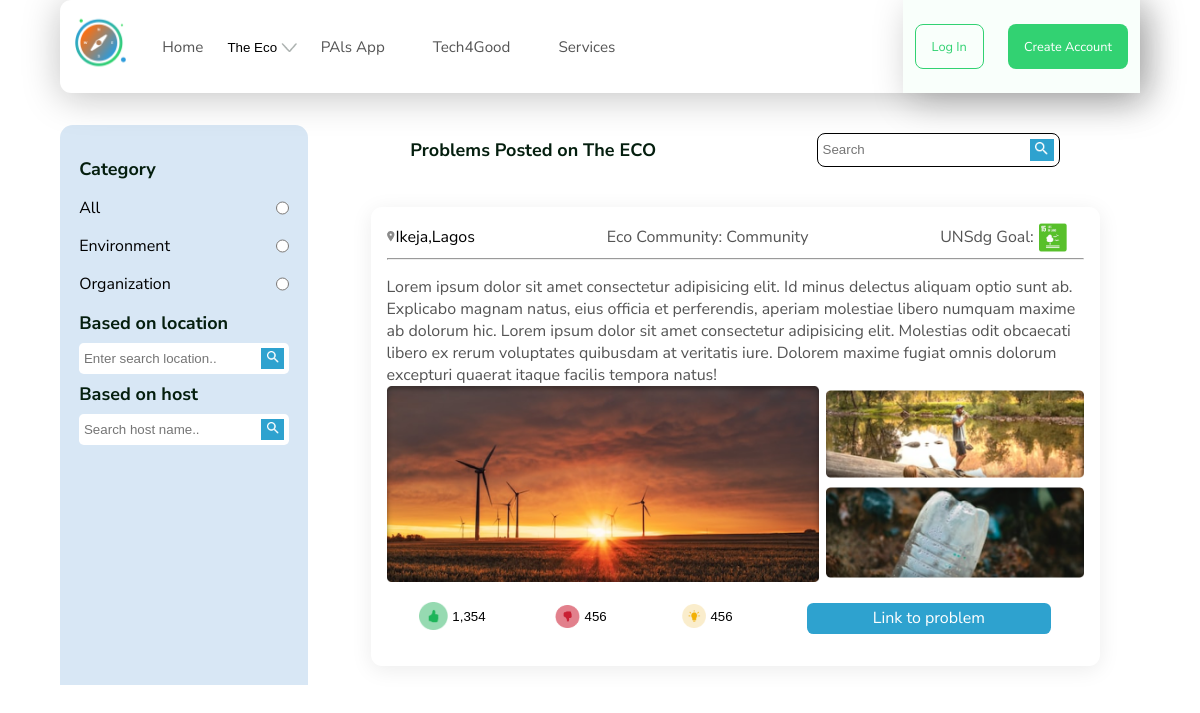
The page /problem/ on the database its author committed.
### ecoplatform/models.py (models this page shows, shortened)
class Category(models.Model):
    name = models.CharField(max_length=50)
    image = models.ImageField(upload_to='category/', blank=True, null=True)
    slug = models.SlugField(blank=True, null=True)
    class Meta:
        verbose_name = 'category'
        verbose_name_plural = 'categories'
    def __str__(self):
        return self.name

class Problem(models.Model):
    def get_image_path(instance,filename):
        title, ext = filename.split('.')
        image_path = 'problem_photos/{problem_title}/{photo_name}.{ext}'.format(problem_title=instance.title,photo_name=title,ext=ext)
        return image_path
    title = models.CharField(max_length=100)
    description = models.TextField(max_length=500)
    user = models.ForeignKey(Account,on_delete=models.CASCADE)
    created = models.DateTimeField(default = timezone.now)
    category = models.ForeignKey('Category',on_delete=models.SET_NULL,null=True)
    problem_photo_main = models.ImageField(upload_to=get_image_path)
    problem_photo_1 = models.ImageField(upload_to=get_image_path,blank=True)
    problem_photo_2 = models.ImageField(upload_to=get_image_path,blank=True)
    problem_photo_3 = models.ImageField(upload_to=get_image_path,blank=True)
    problem_photo_4 = models.ImageField(upload_to=get_image_path,blank=True)
    slug = models.SlugField(blank=True,null=True)
    isTrending = models.BooleanField(default=False)
    class Meta:
        verbose_name = 'Problem'
        verbose_name_plural = 'Problems'

### ecoplatform/views.py (the view)
# urls.py: path('problem/', views.problemListView, name='problem_list'),
def problemListView(request, category_slug=None):
    category = None
    problem_list = Problem.objects.all()
    category_list = Category.objects.annotate(total_problems=Count('problem'))
    selected_category_slug = 'All'  # default to "All" category
    if category_slug:
        category = get_object_or_404(Category, slug=category_slug)
        problem_list = problem_list.filter(category=category)
        selected_category_slug = category_slug
    context = {
        'problem_list': problem_list,
        'category_list': category_list,
        'category': category,
        'selected_category_slug': selected_category_slug,  # pass selected category slug to template
    }
    return render(request, 'ecoplatform/problem_list.html', context)

### templates/ecoplatform/problem_list.html (shortened to what this page needs)
{% extends 'base.html' %}
{% load static %}
{% block content %}
<section class="main-content">
    <aside class="category">
        <div class="cat-wrapper">
            <h5>Category</h5>
            <div class="radio">
                <div>
                    <label for="All">All</label>
                    <input type="radio" name="category" id="All" value="All" {% if selected_category_slug == 'All' %}checked{% endif %}
                        onclick="location.href='{% url 'ecoplatform:problem_list' %}'">
                </div>
                {% for category in category_list %}
                    <div>
                        <label for="{{category.slug}}">{{category}}</label>
                        <input type="radio" name="category" id="{{category.slug}}" value="{{category.slug}}" {% if selected_category_slug == category.slug %}checked{% endif %}
                            onclick="location.href='{% url 'ecoplatform:problem_list_category' category.slug %}'">
                    </div>
                {% endfor%}
            </div>
            <h5>Based on location</h5>
            <form>
                <input type="text" name="" id="" placeholder="Enter search location..">
                <button><img src="{% static 'images/category/search.png' %}" alt="search button"></button>
            </form>
            <h5>Based on host</h5>
            <form>
                <input type="text" name="" id="" placeholder="Search host name..">
                <button><img src="{% static 'images/category/search.png' %}" alt="search button"></button>
            </form>
        </div>
    </aside>
    <main class="card-main">
        <div class="heading">
            <h5>Problems Posted on The ECO</h5>
            <div class="search">
                <form>
                    <input type="text" name="" id="" placeholder="Search">
                    <button><img src="{% static 'images/category/search.png' %}" alt="search button"></button>
                </form>
            </div>
        </div>
        {% for problem in problem_list %}
         <div class="card">
            <div class="card-wrapper">
                <div class="card-header">
                    <div class="post-location">
                        <img src="{% static 'images/card/Pindrop.png' %}" alt=""><span class="text-fix">Ikeja,Lagos</span>
                    </div>
                    <div class="eco-cat">
                        <p class="text-fix">Eco Community: <a href="">Community</a></p>
                    </div>
                    <div class="goal">
                        <p class="text-fix">UNSdg Goal: </p><img src="{% static 'images/card/eco.png' %}" alt="">
                    </div>
                </div>
                <hr>
                <div class="card-details">
                    <p>Lorem ipsum dolor sit amet consectetur adipisicing elit. Id minus delectus aliquam optio
                        sunt ab. Explicabo magnam natus, eius officia et perferendis, aperiam molestiae libero
                        numquam maxime ab dolorum hic. Lorem ipsum dolor sit amet consectetur adipisicing elit.
                        Molestias odit obcaecati libero ex rerum voluptates quibusdam at veritatis iure. Dolorem
                        maxime fugiat omnis dolorum excepturi quaerat itaque facilis tempora natus!</p>
                    <div class="detail-img">
                        <img src="{% static 'images/card/Rectangle 574(1).png' %}" alt="" class="first">
                        <div class="second">
                            <img src="{% static 'images/card/lake.png' %}" alt="">
                            <img src="{% static 'images/card/waterbottle.png' %}" alt="">
                        </div>
                    </div>
                </div>
                <div class="card-footer">
                    <button class="up-count">
                        <img src="{% static 'images/card/upvote.png' %}" alt="">
                        <span>1,354</span>
                    </button>
                    <button class="down-count">
                        <img src="{% static 'images/card/downvote.png' %}" alt="">
                        <span>456</span>
                    </button>
                    <button class="idea-count">
                        <img src="{% static 'images/card/idea.png' %}" alt="">
                        <span>456</span>
                    </button>
                    <a href="details-page.html" class="card-link">
                        Link to problem
                    </a>
                </div>
            </div>
        </div>
        {% empty %}
        <h4 style="text-align:center;">No Problems for this category</h4>
        {% endfor %}
    </main>
</section>
{% endblock content %}

### static/scss/main.css (style rules this page uses)
html { scroll-behavior: smooth; }
* { margin: 0; padding: 0; box-sizing: border-box; }
body { max-width: 1440px; margin: auto; font-family: "Nunito Sans", sans-serif; }
h5 { font-size: 1.125em; color: rgb(4, 30, 14); }
p { font-size: 1em; color: rgb(84, 84, 84); font-weight: 400; }
a { color: inherit; text-decoration: none; }
img { -o-object-fit: cover; object-fit: cover; -o-object-position: center; object-position: center; }
button { background: transparent; border: 0px; cursor: pointer; }
.cat-wrapper { padding: 2rem 1.2rem 1.2rem 1.2rem; }
.cat-wrapper h5 { font-size: 1.125em; }
.cat-wrapper form { width: 100%; display: flex; justify-content: space-between; align-items: center; background-color: white; padding: 0.3rem 0.3rem; border-radius: 0.3rem; margin: 0.5rem 0; }
.cat-wrapper form input { border: 0; background: transparent; }
.cat-wrapper form button { border: 0; background: transparent; background-color: rgb(46, 162, 207); padding: 0.2rem; }
.cat-wrapper form button img { width: 70%; }
.category { width: 23%; background-color: #D8E7F5; border-radius: 0.8rem 0.8rem 0rem 0rem; height: 70vh; position: sticky; top: 7.5rem; }
.radio div { width: 100%; display: flex; justify-content: space-between; margin: 1rem 0; }
.card-main { width: 75%; }
.card-main .heading { margin-bottom: 1rem; }
.card-main .heading .search { display: flex; width: 30%; }
.card-main .heading form { width: 100%; display: flex; justify-content: space-between; align-items: center; background-color: white; border: 1px solid black; padding: 0.3rem 0.3rem; border-radius: 0.5rem; margin: 0.5rem 0; }
.card-main .heading form input { border: 0; background: transparent; }
.card-main .heading form button { border: 0; background: transparent; background-color: rgb(46, 162, 207); padding: 0.2rem; }
.card-main .heading form button img { width: 70%; }
.card-wrapper { padding: 1rem; }
.card { margin: 2rem auto; width: 90%; border-radius: 0.7rem; box-shadow: 0px 4px 21px rgba(0, 0, 0, 0.08); }
.card-header { display: flex; justify-content: space-between; align-items: center; margin-bottom: 0.4rem; }
.card-header .goal { display: flex; align-items: center; }
.card-header .goal img { width: 20%; margin-left: 0.3rem; }
.card-details { margin-top: 1rem; }
.card-details .detail-img { display: flex; justify-content: space-between; }
.card-details .detail-img .first { width: 62%; }
.card-details .detail-img .second { width: 37%; display: flex; flex-direction: column; justify-content: space-around; }
.card-footer { width: 100%; display: flex; justify-content: space-around; margin: 1rem 0; }
.card-footer .card-link { width: 35%; background-color: rgb(46, 162, 207); justify-content: center; text-align: center; margin-top: 0.3rem; color: white; border-radius: 0.4rem; padding: 0.3rem 0; }
.card-footer button { display: flex; align-items: center; background: transparent; border: 0; }
.card-footer button img { width: 40%; margin-right: 0.3rem; }
.card-footer button span { font-size: 0.83rem; }
.main-content { display: flex; justify-content: space-between; margin-top: 2rem; }
.heading { width: 100%; display: flex; justify-content: space-around; align-items: center; }

### rows shown on the page
Category: name "Environment", slug "☐ Environment"
Category: name "Organization", slug "☐ Organization"
